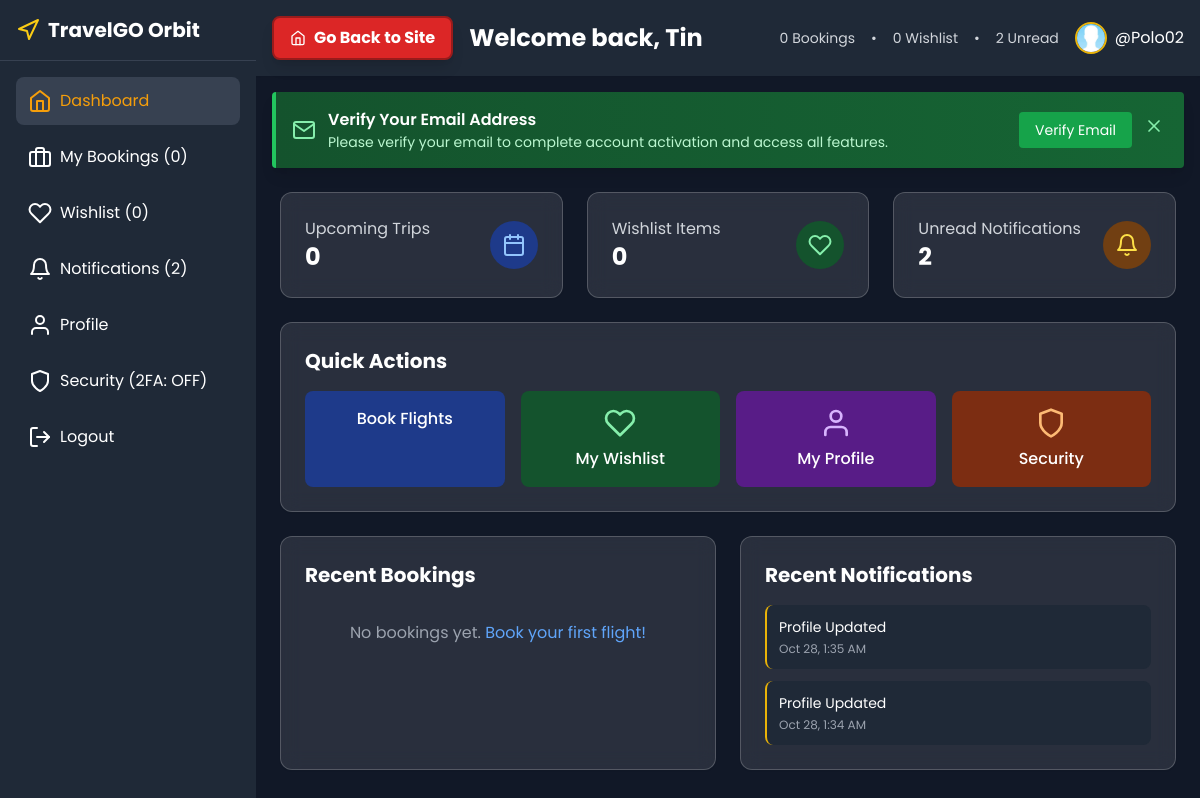
The app's page /dashboard.php (signed in) with its own data.
### tables this page shows
CREATE TABLE `users` (
  `id` int(11) NOT NULL,
  `username` varchar(50) DEFAULT NULL,
  `first_name` varchar(100) DEFAULT NULL,
  `last_name` varchar(100) DEFAULT NULL,
  `name` varchar(100) NOT NULL,
  `email` varchar(255) NOT NULL,
  `password_hash` varchar(255) NOT NULL,
  `phone` varchar(20) DEFAULT NULL,
  `address` text DEFAULT NULL,
  `state_id` int(11) DEFAULT NULL,
  `billing_street` varchar(255) DEFAULT NULL,
  `billing_city` varchar(100) DEFAULT NULL,
  `billing_state_id` int(11) DEFAULT NULL,
  `billing_zip` varchar(20) DEFAULT NULL,
  `billing_country` varchar(100) DEFAULT NULL,
  `city_id` int(11) DEFAULT NULL,
  `postal_code` varchar(20) DEFAULT NULL,
  `date_of_birth` date DEFAULT NULL,
  `gender` enum('male','female','other') DEFAULT NULL,
  `secret_2fa` varchar(255) DEFAULT NULL,
  `is_2fa_enabled` tinyint(1) DEFAULT 0,
  `email_verified` tinyint(1) DEFAULT 0,
  `email_verification_token` varchar(255) DEFAULT NULL,
  `verification_token_expires` datetime DEFAULT NULL,
  `backup_codes` text DEFAULT NULL,
  `created_at` timestamp NOT NULL DEFAULT current_timestamp(),
  `updated_at` timestamp NOT NULL DEFAULT current_timestamp() ON UPDATE current_timestamp(),
  `profile_picture` varchar(500) DEFAULT NULL,
  `preferences` longtext DEFAULT NULL CHECK (json_valid(`preferences`))
);

CREATE TABLE `notifications` (
  `id` int(11) NOT NULL,
  `user_id` int(11) NOT NULL,
  `type` enum('booking','security','promotion','system') NOT NULL,
  `title` varchar(255) NOT NULL,
  `message` text NOT NULL,
  `is_read` tinyint(1) DEFAULT 0,
  `action_url` varchar(500) DEFAULT NULL,
  `created_at` timestamp NOT NULL DEFAULT current_timestamp()
);

### dashboard.php (the view, shortened to what this page needs)
<?php
require 'connection.php';
$stmt = $pdo->prepare("SELECT * FROM users WHERE id = ?");
$stmt->execute([$_SESSION['user_id']]);
$user = $stmt->fetch();
$bookingsCount = 0;
$wishlistCount = 0;
$unreadNotifications = 0;
try {
    $bookingsStmt = $pdo->prepare("SELECT COUNT(*) as count FROM bookings WHERE user_id = ?");
    $bookingsStmt->execute([$_SESSION['user_id']]);
    $bookingsResult = $bookingsStmt->fetch();
    $bookingsCount = $bookingsResult ? $bookingsResult['count'] : 0;
    $wishlistStmt = $pdo->prepare("SELECT COUNT(*) as count FROM user_wishlist WHERE user_id = ?");
    $wishlistStmt->execute([$_SESSION['user_id']]);
    $wishlistResult = $wishlistStmt->fetch();
    $wishlistCount = $wishlistResult ? $wishlistResult['count'] : 0;
    $notifStmt = $pdo->prepare("SELECT COUNT(*) as count FROM notifications WHERE user_id = ? AND is_read = FALSE");
    $notifStmt->execute([$_SESSION['user_id']]);
    $notifResult = $notifStmt->fetch();
    $unreadNotifications = $notifResult ? $notifResult['count'] : 0;
} catch (Exception $e) {
    error_log("Dashboard stats error: " . $e->getMessage());
}
$current_view = $_GET['view'] ?? 'dashboard';
$bookingsStmt = $pdo->prepare("
    SELECT b.*,
           COALESCE(rtf.flight_number, 'N/A') as flight_number,
           COALESCE(rtf.airline_name, 'Unknown Airline') as airline_name,
           COALESCE(rtf.origin, 'Unknown') as origin,
           COALESCE(rtf.destination, 'Unknown') as destination
    FROM bookings b
    LEFT JOIN round_trip_flights rtf ON b.flight_id = rtf.id
    WHERE b.user_id = ?
    ORDER BY b.created_at DESC
    LIMIT 10
");
$bookingsStmt->execute([$_SESSION['user_id']]);
$bookings = $bookingsStmt->fetchAll();
$notificationsStmt = $pdo->prepare("
    SELECT * FROM notifications
    WHERE user_id = ?
    ORDER BY created_at DESC
    LIMIT 10
");
$notificationsStmt->execute([$_SESSION['user_id']]);
$notifications = $notificationsStmt->fetchAll();
?>
<!DOCTYPE html>
<html lang="en">
<head>
    <link rel="stylesheet" href="https://cdnjs.cloudflare.com/ajax/libs/cropperjs/1.5.13/cropper.min.css">
    <script src="https://cdn.tailwindcss.com"></script>
</head>
<body>
    <div class="flex h-screen">
        <div class="sidebar w-64 bg-gray-800 text-white shadow-lg">
            <div class="p-4 flex items-center space-x-2 border-b border-gray-700">
                <a href="index.php" class="flex items-center space-x-2">
                    <i data-feather="navigation" class="text-yellow-400"></i>
                    <span class="text-xl font-bold">TravelGO Orbit</span>
                </a>
            </div>
            <nav class="p-4 space-y-2">
                <a href="dashboard.php?view=dashboard" class="sidebar-item <?= $current_view === 'dashboard' ? 'active' : '' ?> flex items-center space-x-2 p-3 rounded-lg hover:bg-gray-700 transition-colors">
                    <i data-feather="home"></i>
                    <span>Dashboard</span>
                </a>
                <a href="dashboard.php?view=bookings" class="sidebar-item <?= $current_view === 'bookings' ? 'active' : '' ?> flex items-center space-x-2 p-3 rounded-lg hover:bg-gray-700 transition-colors">
                    <i data-feather="briefcase"></i>
                    <span>My Bookings (<?= $bookingsCount ?>)</span>
                </a>
                <a href="dashboard.php?view=wishlist" class="sidebar-item <?= $current_view === 'wishlist' ? 'active' : '' ?> flex items-center space-x-2 p-3 rounded-lg hover:bg-gray-700 transition-colors">
                    <i data-feather="heart"></i>
                    <span>Wishlist (<?= $wishlistCount ?>)</span>
                </a>
                <a href="dashboard.php?view=notifications" class="sidebar-item <?= $current_view === 'notifications' ? 'active' : '' ?> flex items-center space-x-2 p-3 rounded-lg hover:bg-gray-700 transition-colors">
                    <i data-feather="bell"></i>
                    <span>Notifications (<?= $unreadNotifications ?>)</span>
                </a>
                <a href="dashboard.php?view=profile" class="sidebar-item <?= $current_view === 'profile' ? 'active' : '' ?> flex items-center space-x-2 p-3 rounded-lg hover:bg-gray-700 transition-colors">
                    <i data-feather="user"></i>
                    <span>Profile</span>
                </a>
                <a href="dashboard.php?view=security" class="sidebar-item <?= $current_view === 'security' ? 'active' : '' ?> flex items-center space-x-2 p-3 rounded-lg hover:bg-gray-700 transition-colors">
                    <i data-feather="shield"></i>
                    <span>Security (2FA: <?= $user['is_2fa_enabled'] ? 'ON' : 'OFF' ?>)</span>
                </a>
                <form method="POST" action="logout.php" class="sidebar-item">
                    <button type="submit" class="flex items-center space-x-2 p-3 rounded-lg hover:bg-gray-700 transition-colors w-full text-left">
                        <i data-feather="log-out"></i>
                        <span>Logout</span>
                    </button>
                </form>
            </nav>
        </div>
        <div class="flex-1 overflow-auto bg-gray-900">
            <header class="bg-gray-800 shadow-sm p-4 flex justify-between items-center">
                <div class="flex items-center">
                    <a href="index.php" class="bg-red-600 hover:bg-red-700 text-white font-bold py-2 px-4 rounded-lg transition-colors inline-flex items-center shadow-lg border-2 border-red-800 mr-4">
                        <i data-feather="home" class="w-4 h-4 mr-2"></i>
                        Go Back to Site
                    </a>
                    <h1 class="text-2xl font-bold text-white">
                        <?php
                        switch ($current_view) {
                            case 'dashboard':
                                echo 'Welcome back, ' . htmlspecialchars($user['name']);
                                break;
                        }
                        ?>
                    </h1>
                </div>
                <div class="flex items-center space-x-4">
                    <div class="hidden md:flex items-center space-x-4 text-sm text-gray-300">
                        <span><?= $bookingsCount ?> Bookings</span>
                        <span>•</span>
                        <span><?= $wishlistCount ?> Wishlist</span>
                        <span>•</span>
                        <span><?= $unreadNotifications ?> Unread</span>
                    </div>
                    <div class="flex items-center space-x-2">
                        <?php
                        $profile_pic = !empty($user['profile_picture']) ?
                            htmlspecialchars($user['profile_picture']) . '?t=' . time() :
                            "https://ui-avatars.com/api/?name=" . urlencode($user['name'] ?? 'User') . "&background=f59e0b&color=1e3a8a&size=64";
                        ?>
                        <img src="<?= $profile_pic ?>" alt="User" class="w-8 h-8 rounded-full object-cover border-2 border-yellow-500">
                        <span class="profile-name">@<?= htmlspecialchars($_SESSION['username'] ?? $user['username'] ?? 'user') ?></span>
                    </div>
                </div>
            </header>
            <?php if (isset($_SESSION['user_id']) && !$user['email_verified'] && !isset($_SESSION['email_verification_dismissed'])): ?>
                <div class="bg-gradient-to-r from-green-900 to-green-800 border-l-4 border-green-500 text-white p-4 mx-4 mt-4 rounded shadow-lg">
                    <div class="flex justify-between items-center">
                        <div class="flex items-center">
                            <i data-feather="mail" class="w-6 h-6 text-green-300 mr-3"></i>
                            <div>
                                <h3 class="font-semibold">Verify Your Email Address</h3>
                                <p class="text-green-200 text-sm">Please verify your email to complete account activation and access all features.</p>
                            </div>
                        </div>
                        <div class="flex space-x-2">
                            <a href="email_verification.php" class="bg-green-600 hover:bg-green-700 text-white px-4 py-2 rounded text-sm transition-colors">
                                Verify Email
                            </a>
                            <form method="POST" class="inline">
                                <button type="submit" class="text-green-300 hover:text-green-100 p-1 rounded">
                                    <i data-feather="x" class="w-5 h-5"></i>
                                </button>
                            </form>
                        </div>
                    </div>
                </div>
            <?php endif; ?>
            <main class="p-6">
                <?php if ($current_view === 'dashboard'): ?>
                    <div class="grid grid-cols-1 md:grid-cols-3 gap-6 mb-6">
                        <div class="card-dark p-6 rounded-xl shadow-sm">
                            <div class="flex items-center justify-between">
                                <div>
                                    <p class="text-gray-300">Upcoming Trips</p>
                                    <h3 class="text-2xl font-bold text-white"><?= $bookingsCount ?></h3>
                                </div>
                                <div class="p-3 rounded-full bg-blue-900 text-blue-300">
                                    <i data-feather="calendar"></i>
                                </div>
                            </div>
                        </div>
                        <div class="card-dark p-6 rounded-xl shadow-sm">
                            <div class="flex items-center justify-between">
                                <div>
                                    <p class="text-gray-300">Wishlist Items</p>
                                    <h3 class="text-2xl font-bold text-white"><?= $wishlistCount ?></h3>
                                </div>
                                <div class="p-3 rounded-full bg-green-900 text-green-300">
                                    <i data-feather="heart"></i>
                                </div>
                            </div>
                        </div>
                        <div class="card-dark p-6 rounded-xl shadow-sm">
                            <div class="flex items-center justify-between">
                                <div>
                                    <p class="text-gray-300">Unread Notifications</p>
                                    <h3 class="text-2xl font-bold text-white"><?= $unreadNotifications ?></h3>
                                </div>
                                <div class="p-3 rounded-full bg-yellow-900 text-yellow-300">
                                    <i data-feather="bell"></i>
                                </div>
                            </div>
                        </div>
                    </div>
                    <div class="card-dark p-6 rounded-xl shadow-sm mb-6">
                        <h2 class="text-xl font-bold text-white mb-4">Quick Actions</h2>
                        <div class="grid grid-cols-1 md:grid-cols-2 lg:grid-cols-4 gap-4">
                            <a href="index.php" class="bg-blue-900 hover:bg-blue-800 p-4 rounded-lg text-center transition-colors">
                                <span class="font-medium text-white">Book Flights</span>
                            </a>
                            <a href="dashboard.php?view=wishlist" class="bg-green-900 hover:bg-green-800 p-4 rounded-lg text-center transition-colors">
                                <i data-feather="heart" class="w-8 h-8 text-green-300 mx-auto mb-2"></i>
                                <span class="font-medium text-white">My Wishlist</span>
                            </a>
                            <a href="dashboard.php?view=profile" class="bg-purple-900 hover:bg-purple-800 p-4 rounded-lg text-center transition-colors">
                                <i data-feather="user" class="w-8 h-8 text-purple-300 mx-auto mb-2"></i>
                                <span class="font-medium text-white">My Profile</span>
                            </a>
                            <a href="dashboard.php?view=security" class="bg-orange-900 hover:bg-orange-800 p-4 rounded-lg text-center transition-colors">
                                <i data-feather="shield" class="w-8 h-8 text-orange-300 mx-auto mb-2"></i>
                                <span class="font-medium text-white">Security</span>
                            </a>
                        </div>
                    </div>
                    <div class="grid grid-cols-1 lg:grid-cols-2 gap-6">
                        <div class="card-dark p-6 rounded-xl shadow-sm">
                            <h2 class="text-xl font-bold text-white mb-4">Recent Bookings</h2>
                            <?php if (empty($bookings)): ?>
                                <p class="text-gray-400 text-center py-4">No bookings yet. <a href="index.php" class="text-blue-400 hover:text-blue-300">Book your first flight!</a></p>
                            <?php endif; ?>
                        </div>
                        <div class="card-dark p-6 rounded-xl shadow-sm">
                            <h2 class="text-xl font-bold text-white mb-4">Recent Notifications</h2>
                            <?php if (empty($notifications)): ?>
                                <p class="text-gray-400 text-center py-4">No notifications</p>
                            <?php else: ?>
                                <div class="space-y-3">
                                    <?php foreach (array_slice($notifications, 0, 3) as $notification): ?>
                                        <div class="p-3 bg-gray-800 rounded-lg border-l-2 <?= $notification['is_read'] ? 'border-gray-600' : 'border-yellow-500' ?>">
                                            <p class="text-sm text-white"><?= htmlspecialchars($notification['title']) ?></p>
                                            <p class="text-xs text-gray-400 mt-1"><?= date('M j, g:i A', strtotime($notification['created_at'])) ?></p>
                                        </div>
                                    <?php endforeach; ?>
                                </div>
                            <?php endif; ?>
                        </div>
                    </div>
                <?php endif; ?>
            </main>
        </div>
    </div>
</body>
</html>

### dashboard.php (style rules this page uses)
body { font-family: 'Poppins', sans-serif; background-color: #111827; color: #ffffff; }
.sidebar { transition: all 0.3s; background: #1f2937; }
.sidebar-item.active { background-color: #374151; color: #f59e0b; }
.card-dark { background: rgba(255, 255, 255, 0.1); backdrop-filter: blur(10px); border: 1px solid rgba(255, 255, 255, 0.2); }

### records on screen
users: name "Tin", profile_picture (picture)
notifications: title "Profile Updated", created_at "Oct 28, 1:35 AM"
notifications: title "Profile Updated", created_at "Oct 28, 1:34 AM"

### other values on screen
$bookingsCount "0"
$wishlistCount "0"
$unreadNotifications "2"
$_SESSION['username'] "Polo02"
